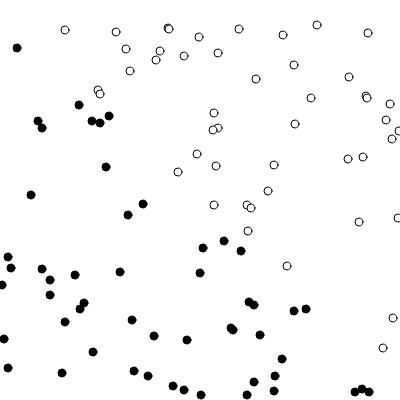
Frame 1 (no input)
Frame 60 (no input): identical to frame 1, image omitted
Frame 120 (the mouse pressed at the canvas centre since frame 60): identical to frame 1, image omitted

The p5.js sketch that drew this single still picture (run headless with seeded random() and noise() and a simulated clock; from frame 60 on, the mouse is pressed at the canvas centre):

// p5.js sketch
// ── sketch.js



var canvasX = innerWidth;
var canvasY = innerHeight;

let points = [];


function setup(){

    createCanvas(400, 400);
    background(255);

    
for(let i = 0; i < 100; i++){
    points.push(new Point(createVector(Math.floor((Math.random() * 400) + 1), Math.floor((Math.random() * 400) + 1))));
}

let brain = new Perceptron(2);


    for(let i = 0; i < points.length; i++){

        let p = points[i];
        let x = [p.x, p.y]; 
        brain.train(x, p.target);


        p.show();
    }


}


function draw(){    
    
}
// ── perceptron.js

function activation(n){
    if (n >= 0){
        return 1;
    }else {
        return -1;
    }
}


class Perceptron{

    constructor(w){

        this.weights = [];

        for(let i = 0; i < w; i++){
            this.weights.push(random(-1, 1));
        }

    }

    guess(inputs){

        let sum = 0;
        for(let i = 0; i < this.weights.length; i++){
            sum += inputs[i] * this.weights[i];
        }

        let output = activation(sum);

        return output;

    }

    train(input, target){
        let guess = this.guess(input);
        let error = target - guess;
        
        for(let i = 0; i < this.weights.length; i++){
            this.weights[i] += error*input[i];
        }


    }




}


    



// ── point.js
class Point{

    constructor(vector){
        this.x = vector.x;
        this.y = vector.y;
    }

    show(){
        if (this.x > this.y){
            fill(255);
            this.target = -1;
        }else{
            fill(0);
            this.target = 1;
        }
        ellipse(this.x, this.y, 8,8);
    }



}
